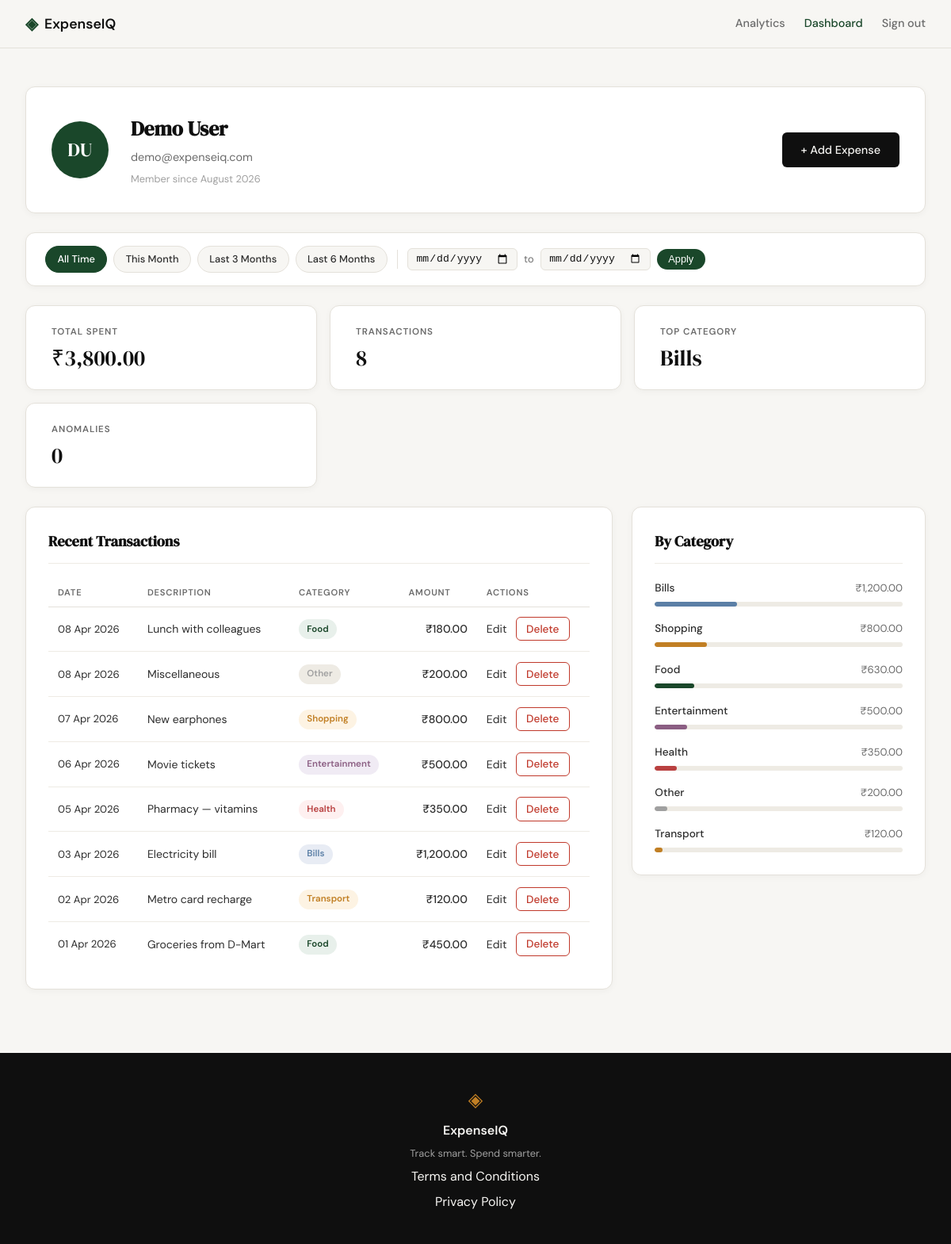
Screenshot of /profile (signed in) with the database file from the repository.
### tables this page shows
CREATE TABLE users (
            id            INTEGER PRIMARY KEY AUTOINCREMENT,
            name          TEXT    NOT NULL,
            email         TEXT    UNIQUE NOT NULL,
            password_hash TEXT    NOT NULL,
            created_at    TEXT    DEFAULT (datetime('now'))
        );

CREATE TABLE expenses (
            id          INTEGER PRIMARY KEY AUTOINCREMENT,
            user_id     INTEGER NOT NULL REFERENCES users(id),
            amount      REAL    NOT NULL,
            category    TEXT    NOT NULL,
            date        TEXT    NOT NULL,
            description TEXT,
            created_at  TEXT    DEFAULT (datetime('now'))
        );

### app.py (the view)
@app.route("/profile")
def profile():
    if not session.get("user_id"):
        return redirect(url_for("auth.login"))
    uid = session["user_id"]
    today = date.today()
    date_from = _parse_date(request.args.get("date_from"))
    date_to = _parse_date(request.args.get("date_to"))
    if date_from and date_to and date_from > date_to:
        flash("Start date must be before end date.", "error")
        date_from = date_to = None
    today_str = today.isoformat()
    this_month_from = today.replace(day=1).isoformat()
    this_month_to = today.replace(
        day=calendar.monthrange(today.year, today.month)[1]
    ).isoformat()
    presets = {
        "this_month": {"date_from": this_month_from, "date_to": this_month_to},
        "last_3": {"date_from": _months_ago(today, 3), "date_to": today_str},
        "last_6": {"date_from": _months_ago(today, 6), "date_to": today_str},
    }
    return render_template(
        "profile.html",
        user=get_user_by_id(uid),
        stats=get_summary_stats(uid, date_from, date_to),
        expenses=get_recent_transactions(uid, date_from=date_from, date_to=date_to),
        categories=get_category_breakdown(uid, date_from, date_to),
        date_from=date_from,
        date_to=date_to,
        presets=presets,
    )

### app.py (called while the page is built)
def _parse_date(val):
    try:
        datetime.strptime(val, "%Y-%m-%d")
        return val
    except (ValueError, TypeError):
        return None

def _months_ago(today, n):
    m, y = today.month - n, today.year
    while m <= 0:
        m += 12
        y -= 1
    return date(y, m, 1).isoformat()

### database/db.py (called while the page is built)
def get_db():
    conn = sqlite3.connect(DB_PATH)
    conn.row_factory = sqlite3.Row
    conn.execute("PRAGMA foreign_keys = ON")
    return conn

### database/queries.py (called while the page is built)
def _build_date_filter(date_from, date_to):
    if date_from and date_to:
        return "AND date BETWEEN ? AND ?", [date_from, date_to]
    return "", []

def get_user_by_id(user_id):
    conn = get_db()
    row = conn.execute(
        "SELECT id, name, email, created_at FROM users WHERE id = ?",
        (user_id,),
    ).fetchone()
    conn.close()
    if row is None:
        return None
    name = row["name"]
    initials = "".join(w[0].upper() for w in name.split() if w)
    member_since = datetime.strptime(
        row["created_at"], "%Y-%m-%d %H:%M:%S"
    ).strftime("%B %Y")
    return {
        "name": name,
        "email": row["email"],
        "initials": initials,
        "member_since": member_since,
    }

def get_summary_stats(user_id, date_from=None, date_to=None):
    date_clause, date_params = _build_date_filter(date_from, date_to)
    params = [user_id] + date_params
    conn = get_db()
    row = conn.execute(
        "SELECT COALESCE(SUM(amount), 0) AS total, COUNT(*) AS count "
        "FROM expenses WHERE user_id = ? " + date_clause,
        params,
    ).fetchone()
    cat_row = conn.execute(
        "SELECT category FROM expenses WHERE user_id = ? "
        + date_clause +
        " GROUP BY category ORDER BY SUM(amount) DESC LIMIT 1",
        params,
    ).fetchone()
    conn.close()
    return {
        "total": "{:,.2f}".format(row["total"]),
        "count": row["count"],
        "top_category": cat_row["category"] if cat_row else "—",
    }

### templates/profile.html (shortened to what this page needs)
{% extends "base.html" %}
{% block head %}
<link rel="stylesheet" href="{{ url_for('static', filename='css/profile.css') }}">
{% endblock %}
{% block content %}
<div class="profile-page">
    <div class="profile-inner">
        <div class="profile-header-card">
            <div class="profile-avatar">{{ user.initials }}</div>
            <div class="profile-info">
                <h1 class="profile-name">{{ user.name }}</h1>
                <p class="profile-email">{{ user.email }}</p>
                <p class="profile-since">Member since {{ user.member_since }}</p>
            </div>
            <a href="{{ url_for('expenses.add_expense') }}" class="btn-primary profile-add-btn">
                + Add Expense
            </a>
        </div>
        <div class="filter-bar">
            <div class="filter-presets">
                <a href="{{ url_for('profile') }}"
                   class="filter-preset-btn{% if not date_from and not date_to %} filter-preset-btn--active{% endif %}">
                    All Time
                </a>
                <a href="{{ url_for('profile', date_from=presets.this_month.date_from, date_to=presets.this_month.date_to) }}"
                   class="filter-preset-btn{% if date_from == presets.this_month.date_from and date_to == presets.this_month.date_to %} filter-preset-btn--active{% endif %}">
                    This Month
                </a>
                <a href="{{ url_for('profile', date_from=presets.last_3.date_from, date_to=presets.last_3.date_to) }}"
                   class="filter-preset-btn{% if date_from == presets.last_3.date_from and date_to == presets.last_3.date_to %} filter-preset-btn--active{% endif %}">
                    Last 3 Months
                </a>
                <a href="{{ url_for('profile', date_from=presets.last_6.date_from, date_to=presets.last_6.date_to) }}"
                   class="filter-preset-btn{% if date_from == presets.last_6.date_from and date_to == presets.last_6.date_to %} filter-preset-btn--active{% endif %}">
                    Last 6 Months
                </a>
            </div>
            <form class="filter-form" method="GET" action="{{ url_for('profile') }}">
                <input type="date" name="date_from" class="filter-date-input"
                       value="{{ date_from or '' }}">
                <span class="filter-to-label">to</span>
                <input type="date" name="date_to" class="filter-date-input"
                       value="{{ date_to or '' }}">
                <button type="submit" class="filter-apply-btn">Apply</button>
            </form>
        </div>
        <div class="profile-stats">
            <div class="stat-card">
                <span class="stat-label">Total Spent</span>
                <span class="stat-value">₹{{ stats.total }}</span>
            </div>
            <div class="stat-card">
                <span class="stat-label">Transactions</span>
                <span class="stat-value">{{ stats.count }}</span>
            </div>
            <div class="stat-card">
                <span class="stat-label">Top Category</span>
                <span class="stat-value">{{ stats.top_category }}</span>
            </div>
            <div class="stat-card">
                <span class="stat-label">Anomalies</span>
                <span class="stat-value">
                    {{ expenses | selectattr("is_anomaly") | list | length }}
                </span>
            </div>
        </div>
        <div class="profile-grid">
            <div class="profile-section">
                <div class="section-title-row">
                    <h2 class="section-title">Recent Transactions</h2>
                </div>
                <div class="tx-table-wrapper">
                    <table class="tx-table">
                        <thead>
                            <tr>
                                <th>Date</th>
                                <th>Description</th>
                                <th>Category</th>
                                <th class="tx-amount-col">Amount</th>
                                <th>Actions</th>
                            </tr>
                        </thead>
                        <tbody>
                            {% for tx in expenses %}
                            <tr class="{% if tx.is_anomaly %}tx-anomaly{% endif %}">
                                <td class="tx-date">
                                    {{ tx.date }}
                                </td>
                                <td class="tx-desc">
                                    {{ tx.description }}
                                </td>
                                <td>
                                    <span class="cat-badge cat-badge--{{ tx.category | lower }}">
                                        {{ tx.category }}
                                    </span>
                                </td>
                                <td class="tx-amount">
                                    ₹{{ tx.amount }}
                                </td>
                                <td class="tx-actions">
                                    <a href="{{ url_for('expenses.edit_expense', id=tx.id) }}"
                                       class="tx-edit-link">
                                        Edit
                                    </a>
                                    <form method="POST"
                                          action="{{ url_for('expenses.delete_expense', id=tx.id) }}"
                                          style="display:inline"
                                          onsubmit="return confirm('Delete this expense?')">
                                        <button type="submit" class="btn-delete">
                                            Delete
                                        </button>
                                    </form>
                                </td>
                            </tr>
                            {% endfor %}
                        </tbody>
                    </table>
                </div>
            </div>
            <div class="profile-section">
                <h2 class="section-title">By Category</h2>
                <div class="category-list">
                    {% for cat in categories %}
                    <div class="cat-row">
                        <div class="cat-row-header">
                            <span class="cat-row-name">{{ cat.name }}</span>
                            <span class="cat-row-amount">₹{{ cat.amount }}</span>
                        </div>
                        <div class="cat-bar-track">
                            <div class="cat-bar cat-bar--{{ cat.name | lower }}"
                                 style="width: {{ cat.percent }}%">
                            </div>
                        </div>
                    </div>
                    {% endfor %}
                </div>
            </div>
        </div>
    </div>
</div>
{% endblock %}

### templates/base.html (shortened to what this page needs)
<!DOCTYPE html>
<html lang="en">
<head>
    <link rel="stylesheet" href="{{ url_for('static', filename='css/style.css') }}">
    {% block head %}{% endblock %}
</head>
<body>
    <nav class="navbar">
        <div class="nav-inner">
            <a href="{{ url_for('landing') }}" class="nav-brand">
                <span class="brand-icon">◈</span>
                <span class="brand-name">ExpenseIQ</span>
            </a>
            <div class="nav-links">
                {% if session.get('user_id') %}
                    <a href="{{ url_for('analytics') }}" class="{{ 'nav-link-active' if request.endpoint == 'analytics' else '' }}">Analytics</a>
                    <a href="{{ url_for('profile') }}" class="{{ 'nav-link-active' if request.endpoint == 'profile' else '' }}">Dashboard</a>
                    <a href="{{ url_for('auth.logout') }}">Sign out</a>
                {% else %}
                    <a href="{{ url_for('auth.login') }}">Sign in</a>
                    <a href="{{ url_for('auth.register') }}" class="nav-cta">Get started</a>
                {% endif %}
            </div>
        </div>
    </nav>
    <main class="main-content">
        {% block content %}{% endblock %}
    </main>
    <footer class="footer">
        <div class="footer-inner">
            <span class="brand-icon">◈</span>
            <span class="footer-name">ExpenseIQ</span>
            <p class="footer-copy">Track smart. Spend smarter.</p>
            <a href="/terms">Terms and Conditions</a>
            <a href="/privacy">Privacy Policy</a>
        </div>
    </footer>
</body>
</html>

### static/css/style.css (style rules this page uses)
:root { --ink: #0f0f0f; --ink-soft: #2d2d2d; --ink-muted: #6b6b6b; --ink-faint: #a0a0a0; --paper: #f7f6f3; --paper-warm: #f0ede6; --paper-card: #ffffff; --accent: #1a472a; --accent-light: #e8f0eb; --accent-2: #c17f24; --accent-2-light: #fdf3e3; --danger: #c0392b; --danger-light: #fdecea; --border: #e4e1da; --border-soft: #eeebe4; --font-display: 'DM Serif Display', Georgia, serif; --font-body: 'DM Sans', system-ui, sans-serif; --max-width: 1200px; --auth-width: 440px; --radius-sm: 6px; --radius-md: 12px; --radius-lg: 20px; }
*, *::before, *::after { box-sizing: border-box; margin: 0; padding: 0; }
html { font-size: 16px; scroll-behavior: smooth; }
body { background: var(--paper); color: var(--ink); font-family: var(--font-body); font-size: 1rem; line-height: 1.6; -webkit-font-smoothing: antialiased; }
a { color: inherit; text-decoration: none; }
.navbar { position: sticky; top: 0; z-index: 100; background: var(--paper); border-bottom: 1px solid var(--border); padding: 0 2rem; }
.nav-inner { max-width: var(--max-width); margin: 0 auto; height: 60px; display: flex; align-items: center; justify-content: space-between; }
.nav-brand { display: flex; align-items: center; gap: 0.5rem; font-family: var(--font-body); font-weight: 600; font-size: 1.1rem; color: var(--ink); }
.brand-icon { color: var(--accent); font-size: 1.3rem; }
.brand-name { color: var(--ink); }
.nav-links { display: flex; align-items: center; gap: 1.5rem; font-size: 0.9rem; font-weight: 500; }
.nav-links a { color: var(--ink-muted); transition: color 0.2s; }
.nav-link-active { color: var(--accent) !important; font-weight: 500; }
.main-content { min-height: calc(100vh - 60px - 100px); }
.btn-primary { display: inline-block; background: var(--ink); color: var(--paper); padding: 0.65rem 1.5rem; border-radius: var(--radius-sm); font-family: var(--font-body); font-size: 0.9rem; font-weight: 500; cursor: pointer; border: none; transition: background 0.2s; text-decoration: none; }
.btn-delete { display: inline-block; background: transparent; color: var(--danger); border: 1px solid var(--danger); padding: 0.35rem 0.75rem; border-radius: var(--radius-sm); font-family: var(--font-body); font-size: 0.85rem; font-weight: 500; cursor: pointer; margin-left: 0.5rem; transition: background 0.2s; }
.footer { background: var(--ink); color: var(--paper); padding: 2.5rem 2rem; text-align: center; }
.footer-inner { display: flex; flex-direction: column; align-items: center; gap: 0.4rem; }
.footer .brand-icon { color: var(--accent-2); font-size: 1.5rem; }
.footer-name { font-weight: 600; font-size: 1rem; }
.footer-copy { font-size: 0.8rem; color: var(--ink-faint); }

### rows the page displays
users: name "Demo User", email "demo@expenseiq.com"
expenses: top_category "Bills", date "03 Apr 2026", description "Electricity bill", category "Bills", amount "1,200.00", name "Bills", {{ cat.percent }} 33 (drawn)
expenses: date "08 Apr 2026", description "Lunch with colleagues", category "Food", amount "180.00"
expenses: date "08 Apr 2026", description "Miscellaneous", category "Other", amount "200.00", name "Other", {{ cat.percent }} 5 (drawn)
expenses: date "07 Apr 2026", description "New earphones", category "Shopping", amount "800.00", name "Shopping", {{ cat.percent }} 21 (drawn)
expenses: date "06 Apr 2026", description "Movie tickets", category "Entertainment", amount "500.00", name "Entertainment", {{ cat.percent }} 13 (drawn)
expenses: date "05 Apr 2026", description "Pharmacy — vitamins", category "Health", amount "350.00", name "Health", {{ cat.percent }} 9 (drawn)
expenses: date "02 Apr 2026", description "Metro card recharge", category "Transport", amount "120.00", name "Transport", {{ cat.percent }} 3 (drawn)
expenses: date "01 Apr 2026", description "Groceries from D-Mart", category "Food", amount "450.00"

### other values shown
{{ user.initials }} "DU"
{{ user.member_since }} "August 2026"
{{ stats.total }} "3,800.00"
{{ stats.count }} "8"
{{ expenses | selectattr("is_anomaly") | list | length }} "0"
{{ cat.name }} "Food"
{{ cat.amount }} "630.00"
